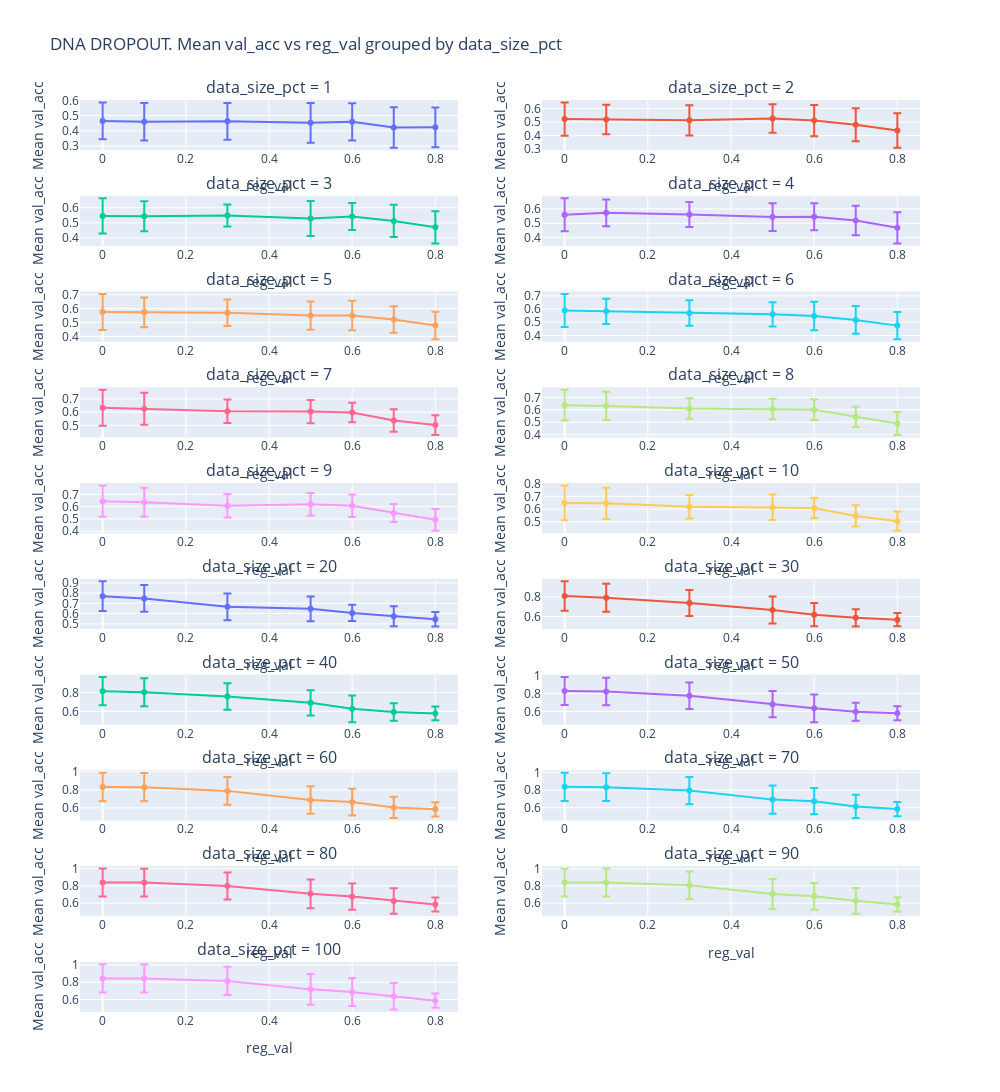
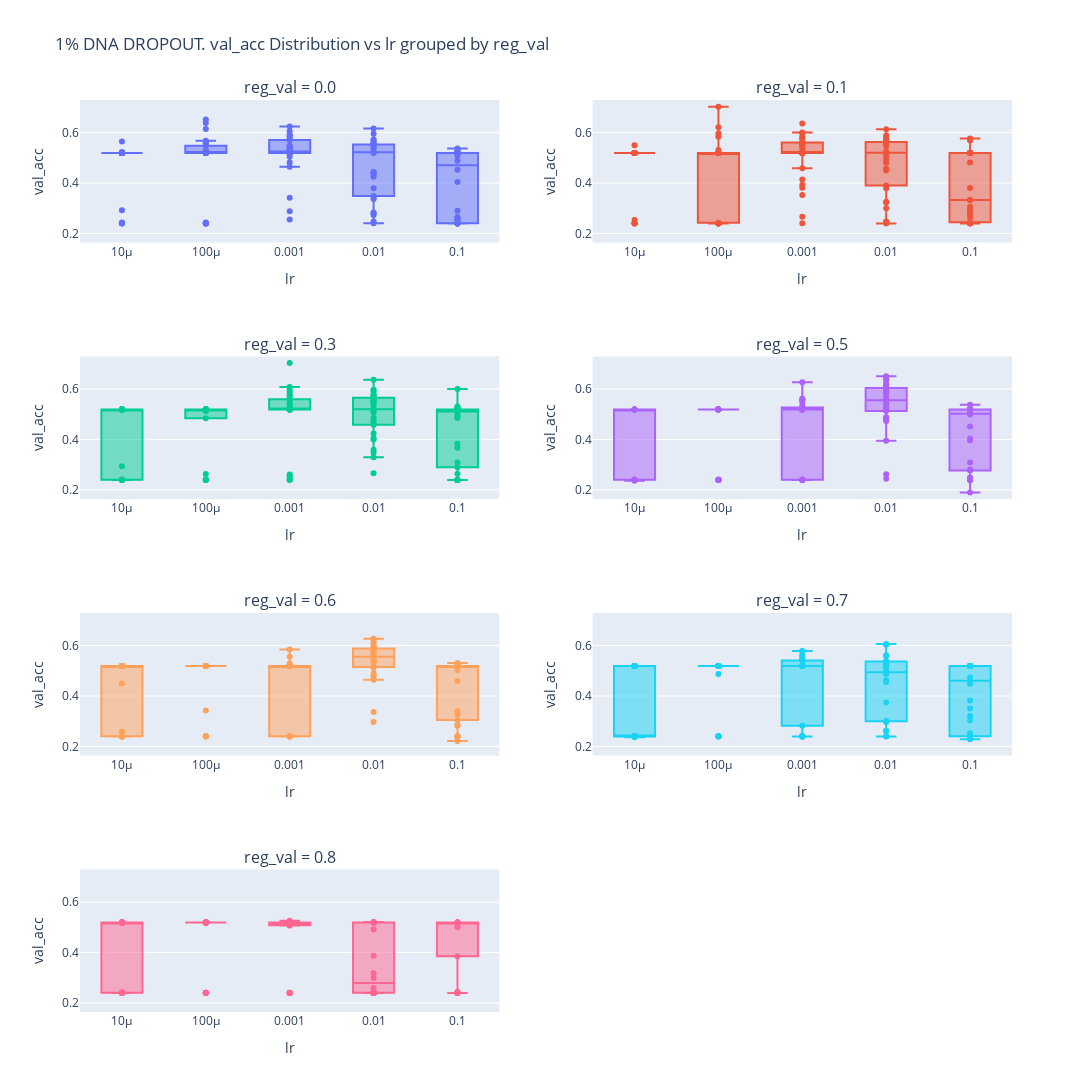
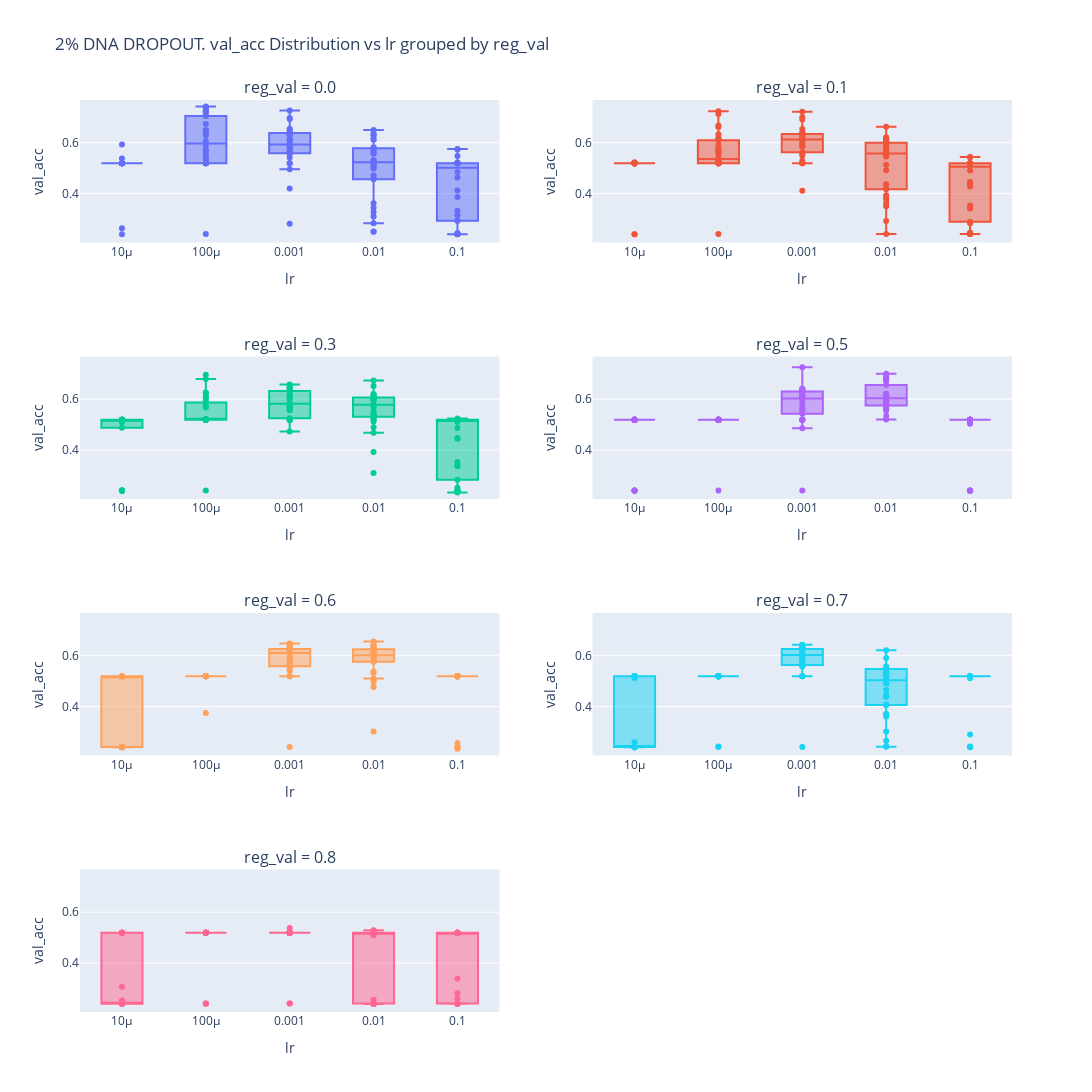
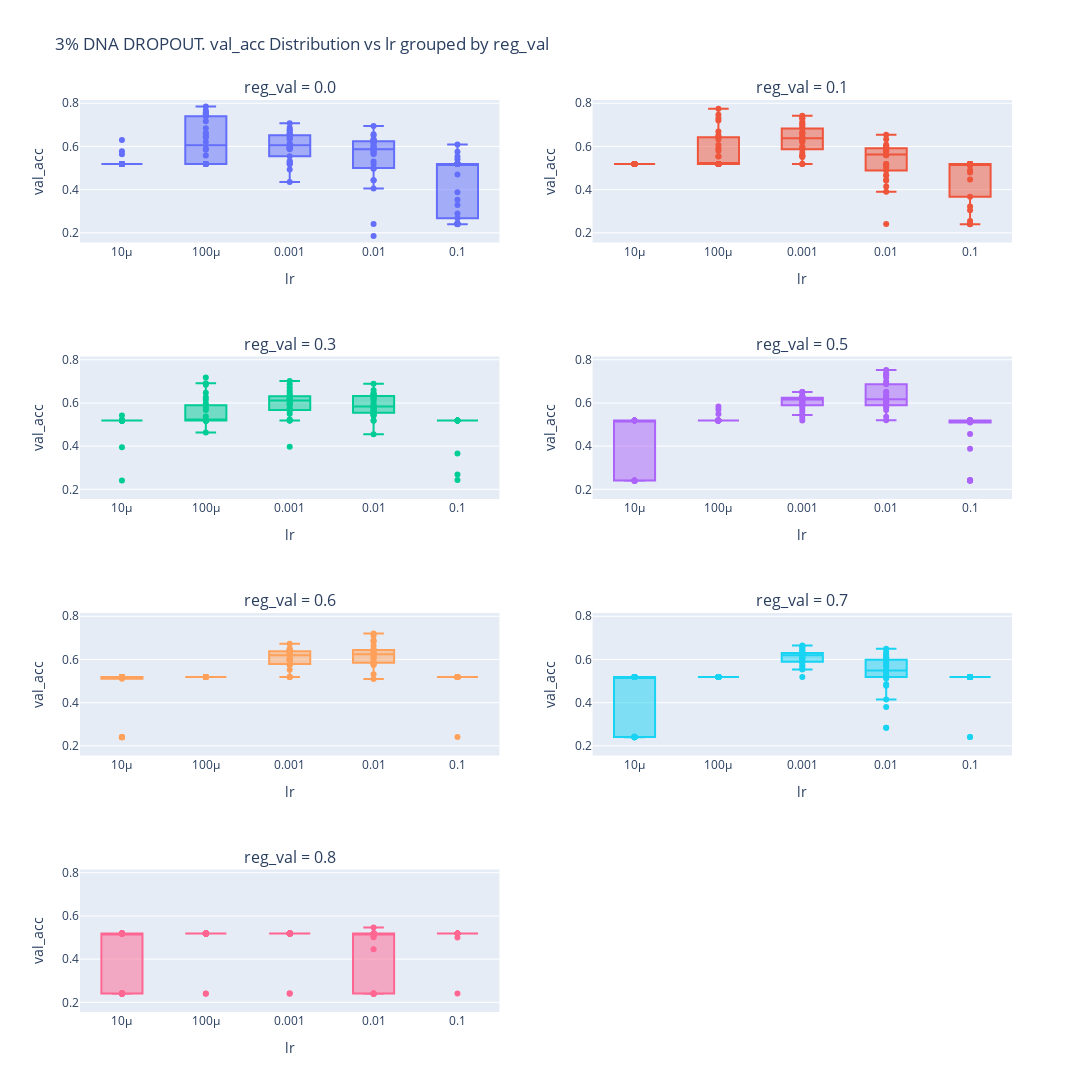

The cell these charts' notebook holds for them, in order:
### Code cell
best_lrs = find_best_lr_for_datasets(datasets_dict)
best_lrs


for dataset_name, dataset in datasets_dict.items():
    plots_list = []

    data_sizes = datasets_dict[dataset_name]['data_size_pct'].unique()

    best_lr = best_lrs[dataset_name]
    dataset2 = dataset[dataset['lr'] == best_lr]
    reg_vals = dataset['reg_val'].unique()[::2]
    dataset2 = dataset[dataset['reg_val'].isin(reg_vals)]

           


    if dataset['reg_type'].unique().item() == 'l2':
        reg_type = 'l2'
        log_scale = True

   
    else:
        reg_type = 'dropout'
        log_scale = False
        dataset2 = dataset

    plot1 = subplot_mean_metric(dataset2, x_axis='reg_val', y_axis='val_acc', group_by='data_size_pct', log_x=log_scale, auto_scale=True, message='')
    plots_list.append(plot1)


    for datasize in data_sizes:

        dataset3 =  dataset[dataset['data_size_pct'] == datasize]

        # dataset3 = dataset[
        #         (dataset['data_size_pct'] == datasize) &
        #         (dataset['lr'] != 0.1)]

        if dataset['reg_type'].unique().item() == 'l2':
            reg_type = 'l2'
            log_scale = True

            reg_vals = dataset['reg_val'].unique()[::2]
            dataset3 = dataset3[dataset3['reg_val'].isin(reg_vals)]

        else:
            reg_type = 'dropout'
            log_scale = False
            
        if not dataset3.empty:
            plot2 = box_plot_metric(dataset3, x_axis='lr', y_axis='val_acc', group_by='reg_val', log_x=True, auto_scale=False, message=str(datasize)+'%')
            plots_list.append(plot2)
        else:
            print(f"No data available for data_size_pct = {datasize} in {dataset_name}")


    for datasize in data_sizes:

        dataset3 =  dataset[dataset['data_size_pct'] == datasize]
        # dataset3 = dataset[
        #         (dataset['data_size_pct'] == datasize) &
        #         (dataset['lr'] != 0.1)]

        if dataset['reg_type'].unique().item() == 'l2':
            reg_type = 'l2'
            log_scale = True

            reg_vals = dataset['reg_val'].unique()[::2]
            dataset3 = dataset3[dataset3['reg_val'].isin(reg_vals)]

        else:
            reg_type = 'dropout'
            log_scale = False


        if not dataset3.empty:
            plot3 = plot_mean_metric(dataset3, x_axis='reg_val', y_axis='val_acc', group_by='lr', log_x=log_scale, auto_scale=False, show_error_bars=True, message=str(datasize)+'%')
            plots_list.append(plot3)
        else:
            print(f"No data available for data_size_pct = {datasize} in {dataset_name}")

    
    html_filename = os.path.join(data_folder, f'{dataset_name.upper()}_plots_updated_18112024.html')
    print(html_filename)

    save_plots_to_html(plots_list, html_filename)
